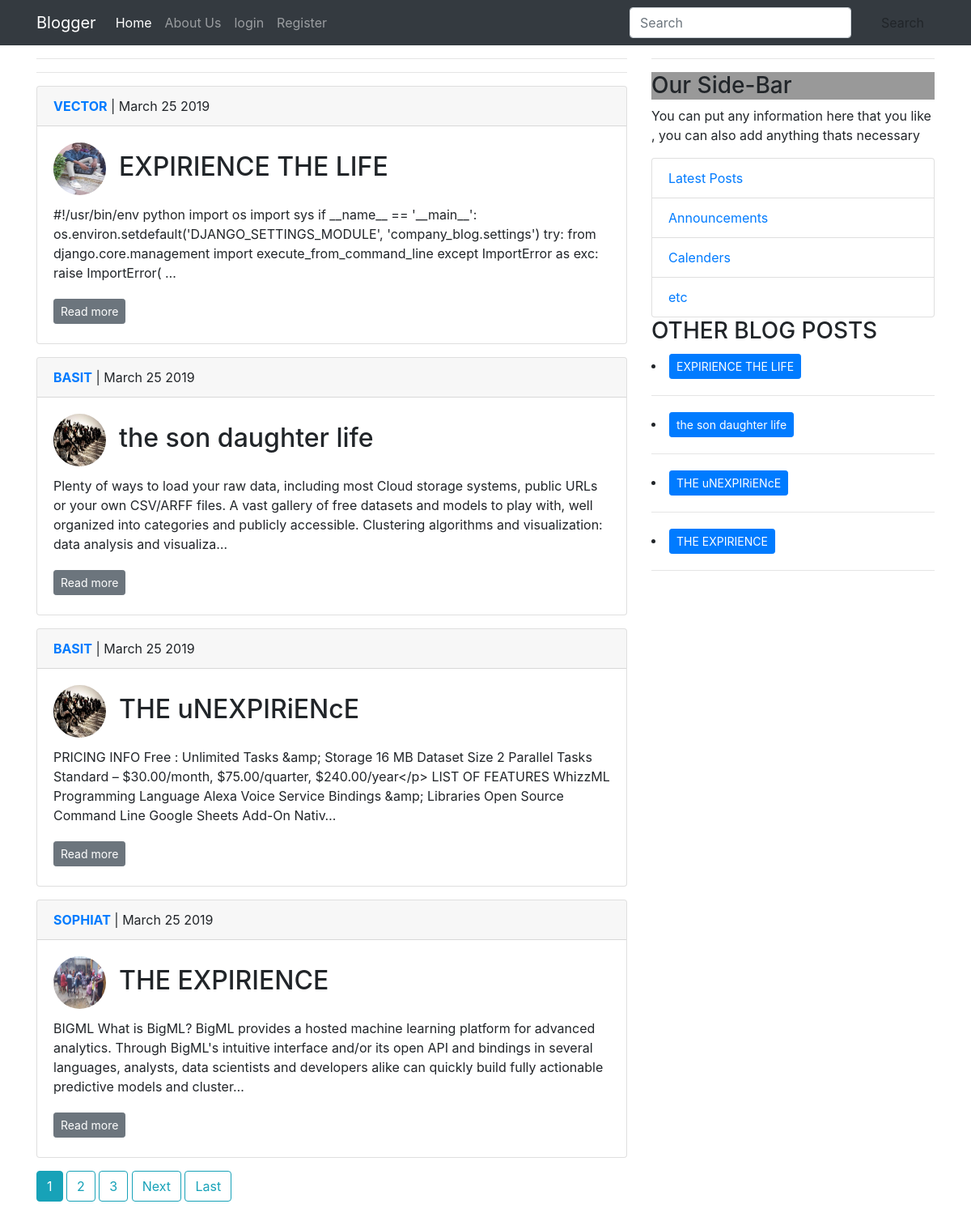
The page / on the database its author committed.
### blog/models.py (models this page shows, shortened)
class Post(models.Model):
    author = models.ForeignKey(User,on_delete=models.CASCADE)
    title= models.CharField(max_length=200)
    content = models.TextField()
    date_posted = models.DateTimeField(default=timezone.now)
    last_modified = models.DateTimeField(auto_now=True)

### users/models.py (models this page shows, shortened)
class Profile(models.Model):
    user = models.OneToOneField(User,on_delete=models.CASCADE)
    bio = models.CharField(max_length=200)
    profile_pic = models.ImageField(default='default.jpg', upload_to = 'profile_pics')

### blog/views.py (the view)
# urls.py: path('', views.PostListView.as_view() , name='home'),
class PostListView(ListView):
    context_object_name = 'posts'
    model = Post
    ordering = ['-date_posted']
    paginate_by = 4

### blog/templates/blog/post_list.html (shortened to what this page needs)
{% extends 'base.html' %}
{% block content %}
<hr>
<hr>
  {% for post in posts %}
    <div class="card w-80 mb-3">
      <div class="card-header"><p class="card-text"><span style="color:blue;"><strong><a href="{% url 'blog:user_posts' post.author.username %}">{{post.author|upper}}</a></strong></span> | {{post.date_posted|date:"F d Y"}}</p></div>
      <div class="card-body">
        <h2 class="card-title"><span><img class="rounded-circle article-img" src="{{ post.author.profile.profile_pic.url }}"></span>{{post.title}}</h2>
        <p class="card-text">{{post.content|truncatechars:300}}</p>
        <a href="{% url 'blog:post_detail' pk=post.pk%}" class="btn btn-secondary btn-sm mt-1 mb-1">Read more</a>
      </div>
    </div>
  {% endfor %}
  {% if is_paginated %}
    {% for num in page_obj.paginator.page_range %}
      {% if page_obj.number == num %}
        <a class="btn btn-info mb-4" href="?page={{ num }}">{{ num }}</a>
      {% elif num > page_obj.number|add:'-3' and num < page_obj.number|add:'3' %}
        <a class="btn btn-outline-info mb-4" href="?page={{ num }}">{{ num }}</a>
      {% endif %}
    {% endfor %}
    {% if page_obj.has_next %}
      <a class="btn btn-outline-info mb-4" href="?page={{ page_obj.next_page_number }}">Next</a>
      <a class="btn btn-outline-info mb-4" href="?page={{ page_obj.paginator.num_pages }}">Last</a>
    {% endif %}
  {% endif %}
{% endblock %}
{% block links %}
<div class="col-md-4 ">
  <hr>
  <h3 style='background-color : #999;'>Our Side-Bar</h3>
  <p>You can put any information here that you like , you can also add anything thats necessary</p>
  <div class="list-group">
    <a href="#" class="list-group-item">Latest Posts</a>
    <a href="#" class="list-group-item">Announcements</a>
    <a href="#" class="list-group-item">Calenders</a>
    <a href="#" class="list-group-item">etc</a>
  </div>
  <h3>OTHER BLOG POSTS</h3>
  {% for post in posts %}
        <li><a href="{% url 'blog:post_detail' pk=post.pk%}" class="btn btn-primary btn-sm mt-1 mb-1">{{post.title}}</a></li>
        <hr>
  {% endfor %}
</div>
{% endblock links%}

### blog/templates/base.html (shortened to what this page needs)
<!DOCTYPE html>
{% load staticfiles %}
<html lang="en" dir="ltr">
  <head>
    <link rel="stylesheet" href="{%static 'css/main.css' %}">
    <link rel="stylesheet" href="{%static 'css/bootstrap/bootstrap.min.css' %}">
  </head>
  <body>
    <nav class="navbar navbar-expand-lg navbar-dark bg-dark">
      <div class="container">
      <a class="navbar-brand" href="{% url 'blog:home'%}">Blogger</a>
      <div class="collapse navbar-collapse" id="basicExampleNav">
        <ul class="navbar-nav mr-auto">
          <li class="nav-item active">
            <a class="nav-link" href="#">Home
            </a>
          </li>
          <li class="nav-item">
            <a class="nav-link" href="{% url 'blog:about'%}">About Us</a>
          </li>
        {% if request.user.is_authenticated %}
          <li class="nav-item">
            <a class="nav-link" href="{% url 'account_logout' %}">Logout</a>
          </li>
          <li class="nav-item navbar-nav ">
              <a class="nav-link" href="{% url 'users:profile' %}"><strong>Welcome : {{ user.username }}</strong></a>
          </li>
       {% else %}
          <li class="nav-item">
            <a class="nav-link" href="{% url 'account_login' %}">login</a>
          </li>
        <li class="nav-item">
            <a class="nav-link" href="{% url 'account_signup' %}">Register</a>
        </li>
       {% endif %}
      </ul>
        <div class="">
          <form class="form-inline">
            <div class="md-form my-0">
              <input class="form-control mr-sm-2" type="text" placeholder="Search" aria-label="Search">
            </div>
            <button class="btn btn-outline-white btn-md my-2 my-sm-0 ml-3" type="submit">Search</button>
          </form>
        </div>
    </nav>
    <div class="container">
      <div class="row">
        <div class="col-md-8">
          {% block content %}
          {% endblock %}
        </div>
        {% block links %}
        {% endblock links%}
      </div>
    </div>
  </body>
</html>

### static/css/main.css (style rules this page uses)
body { background: #fafafa; color: #333333; }
h1, h2, h3, h4, h5, h6 { color: #444444; }
ul { margin: 0; }
.article-img { height: 65px; width: 65px; margin-right: 16px; }

### rows shown on the page
Post: author "VECTOR", date_posted "March 25 2019", author.profile.profile_pic (picture), title "EXPIRIENCE THE LIFE", content "#!/usr/bin/env python import os import sys if __name__ == '__main__': os.environ.setdefault('DJANGO_SETTINGS_MODULE', 'company_blog.settings') try: from django.core.management import execute_from_command_line except ImportError as exc: raise ImportError( …"
Post: author "BASIT", date_posted "March 25 2019", author.profile.profile_pic (picture), title "the son daughter life", content "Plenty of ways to load your raw data, including most Cloud storage systems, public URLs or your own CSV/ARFF files. A vast gallery of free datasets and models to play with, well organized into categories and publicly accessible. Clustering algorithms and visualization: data analysis and visualiza…"
Post: author "BASIT", date_posted "March 25 2019", author.profile.profile_pic (picture), title "THE uNEXPIRiENcE", content "PRICING INFO Free : Unlimited Tasks &amp; Storage 16 MB Dataset Size 2 Parallel Tasks Standard – $30.00/month, $75.00/quarter, $240.00/year</p> LIST OF FEATURES WhizzML Programming Language Alexa Voice Service Bindings &amp; Libraries Open Source Command Line Google Sheets Add-On Nativ…"
Post: author "SOPHIAT", date_posted "March 25 2019", author.profile.profile_pic (picture), title "THE EXPIRIENCE", content "BIGML What is BigML? BigML provides a hosted machine learning platform for advanced analytics. Through BigML's intuitive interface and/or its open API and bindings in several languages, analysts, data scientists and developers alike can quickly build fully actionable predictive models and cluster…"

### other values the page prints
{{ num }} "1"
{{ num }} "2" "3"
